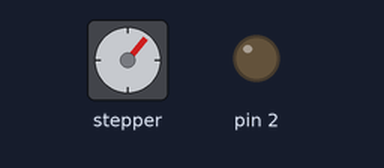
Bench run of a sketch on a simulated Arduino Uno, built with avr-gcc and run on an emulated ATmega328P. On the bench: stepper motor, output pins drawn as LEDs (lit = HIGH). Stepper angles assume 2048 steps per turn.

Above: at 3.16 s.
At 12.82 s:
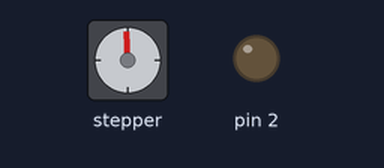
At 21.07 s:
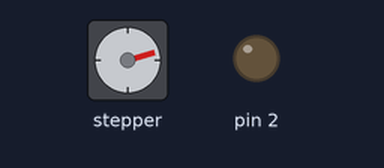
At 39.66 s:
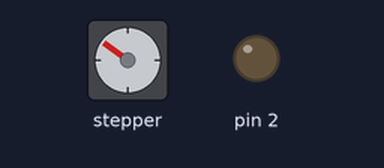
Timing chart, 0 to 40.0 s (numbered marks = the images above):
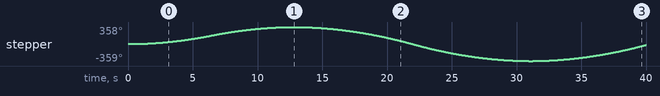

The sketch:

5.s24_stepper_motor_lib_1.ino
```cpp
// Include the AccelStepper Library
#include <AccelStepper.h>

// Define step constant
#define MotorInterfaceType 4

// Creates an instance
// Pins entered in sequence IN1-IN3-IN2-IN4 for proper step sequence
AccelStepper myStepper(MotorInterfaceType, 8, 10, 9, 11);

void setup() {
	// set the maximum speed, acceleration factor,
	// initial speed and the target position
	myStepper.setMaxSpeed(1000.0);
	myStepper.setAcceleration(50.0);
	myStepper.setSpeed(200);
	myStepper.moveTo(2038);

  pinMode(2,OUTPUT);
}

void loop() {

  int currentPos = myStepper.currentPosition();
  int buttonPress = digitalRead(2);

  if (buttonPress == 1) {
    myStepper.moveTo(currentPos);
    myStepper.run();
  }

	// Change direction once the motor reaches target position
	if (myStepper.distanceToGo() == 0)
		myStepper.moveTo(-myStepper.currentPosition());

	// Move the motor one step
	myStepper.run();
}
```

Measured:
- by itself, stepper: turns 358° clockwise in 12.3 s, then 717° counter-clockwise in 18.0 s, then 340° clockwise in 8.7 s
